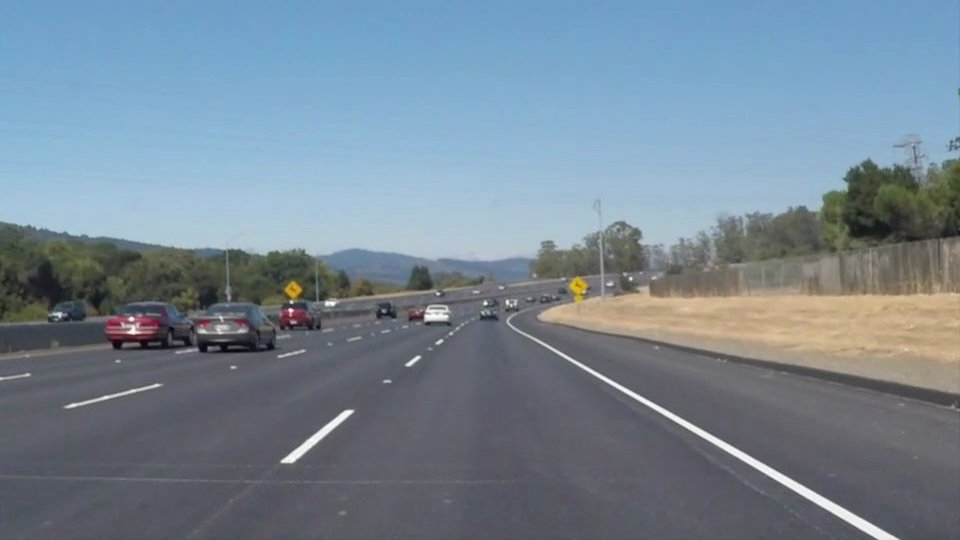
#> input picture data/test_images/solidWhiteCurve.jpg, 960 x 540 px
$ python binarization_utils.py   (older library calls are emulated)
#> lines starting #> are read from the running program, lines starting #| are printed output that depends on the picture; after the words box and inside, x2 and y2 are one past the last pixel; in counts of white or black regions, pixels touching at a corner belong together
import cv2
import numpy as np
import glob
import matplotlib.pyplot as plt

yellow_HSV_threshold_min=np.array([0,70,70])
yellow_HSV_threshold_max=np.array([50,255,255])


def threshold_frame_in_HSV(frame,min_values,max_values,verbose=False):
    "For the Generation of the threshold of the color frame in HSV space"
    HSV = cv2.cvtColor(frame,cv2.COLOR_BGR2HSV)
    min_threshold_ok=np.all(HSV > min_values,axis=2)
    max_threshold_ok=np.all(HSV < max_values,axis=2)

    out= np.logical_and(min_threshold_ok,max_threshold_ok)

    if verbose:
        plt.imshow(out,cmap='gray')
        plt.show()
    return out


def threshold_frame_sobel(frame,karnel_size):
    """ Generates Soble Edge Detector Output """
    gray = cv2.cvtColor(frame,cv2.COLOR_BGR2GRAY)
    sobel_x=cv2.Sobel(gray,cv2.CV_64F,1,0,ksize=karnel_size)
    sobel_y=cv2.Sobel(gray,cv2.CV_64F,0,1,ksize=karnel_size)

    sobel_magnitude=np.sqrt(sobel_x**2+sobel_y**2)
    sobel_magnitude=np.uint8(sobel_magnitude/np.max(sobel_magnitude) * 255)

    _,sobel_magnitude= cv2.threshold(sobel_magnitude,50,1,cv2.THRESH_BINARY)

    return sobel_magnitude.astype(bool)


def get_binary_from_equalized_gray_scale(frame):
    """ To apply histogram equalization to the input frame """
    gray = cv2.cvtColor(frame,cv2.COLOR_BGR2GRAY)
    eq_global  = cv2.equalizeHist(gray)
    _,th=cv2.threshold(eq_global,thresh=250,maxval=255,type=cv2.THRESH_BINARY)
    return th

def binarize(img, verbose=False):
    """ Convert an input image frame to binary frame which highlights the lane lines"""
    h,w=img.shape[:2]
    binary = np.zeros(shape=(h,w),dtype = np.uint8)
    # Making the HSV_Yellow_Mask
    HSV_yellow_mask=threshold_frame_in_HSV(img,yellow_HSV_threshold_min,yellow_HSV_threshold_max,verbose=False)
    binary = np.logical_or(binary,HSV_yellow_mask)

    eq_white_mask=get_binary_from_equalized_gray_scale(img)
    binary = np.logical_or(binary,eq_white_mask)

    # For getting the sobel mask
    sobel_mask = threshold_frame_sobel(img,karnel_size = 9)
    binary=np.logical_or(binary,sobel_mask)

    #  Applying the light Mprphological operation to fill the gaps in the binary images

    karnel = np.ones((5,5),np.uint8)
    closing = cv2.morphologyEx(binary.astype(np.uint8),cv2.MORPH_CLOSE,karnel)

    if verbose:
        f,ax=plt.subplots(2,3)
        f.set_facecolor('white')
        ax[0,0].imshow(cv2.cvtColor(img,cv2.COLOR_BGR2RGB))
        ax[0,0].set_title('Input_Frame')
        ax[0,0].set_axis_off()
        # ax[0,0].set_axis_backgroundcolor('red')

        ax[0,1].imshow(eq_white_mask,cmap='gray')
        ax[0,1].set_title("White Mask")
        ax[0,1].set_axis_off()

        ax[0,2].imshow(HSV_yellow_mask,cmap='gray')
        ax[0,2].set_title("Yellow Mask")
        ax[0,2].set_axis_off()

        ax[1,0].imshow(sobel_mask,cmap='gray')
        ax[1,0].set_title("Sobel Mask")
        ax[1,0].set_axis_off()

        ax[1,1].imshow(binary,cmap='gray')
        ax[1,1].set_title("Before Clousure ")
        ax[1,1].set_axis_off()

        ax[1,2].imshow(closing,cmap='gray')
        ax[1,2].set_title("After Closure")
        ax[1,2].set_axis_off()
        plt.show()

    return closing

if __name__ == "__main__":
    test_images= glob.glob('../data/test_images/*.jpg')
    for test_image in test_images:
        img = cv2.imread(test_image)
#> img is the input picture: shape (540, 960, 3); mean B, G, R 148.1, 134.5, 118.5
        binarize(img=img,verbose=True)
#> in threshold_frame_in_HSV, `HSV = cv2.cvtColor(frame,cv2.COLOR_BGR2HSV)`: HSV: shape (540, 960, 3); mean H, S, V 97.9, 55.2, 152.4
#> in threshold_frame_in_HSV, `min_threshold_ok=np.all(HSV > min_values,axis=2)`:
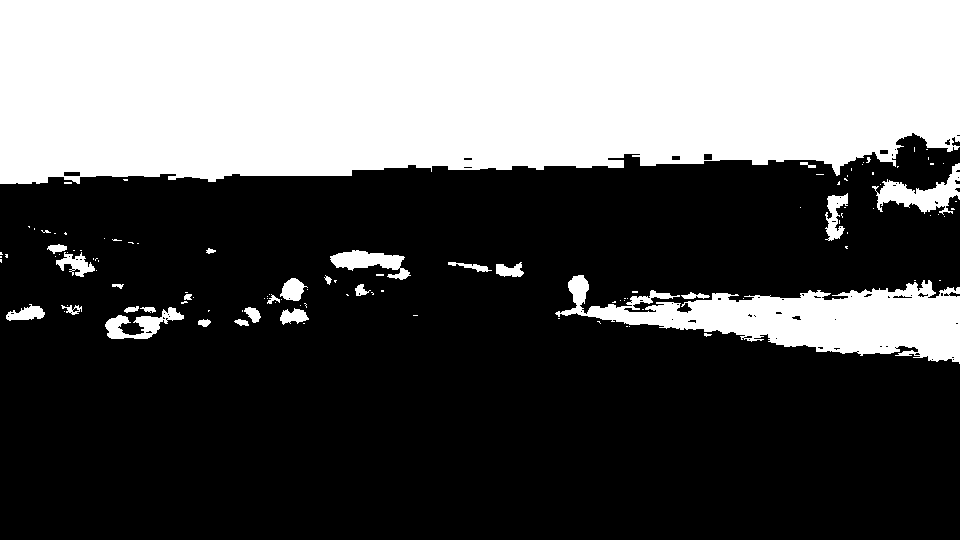
#> min_threshold_ok: shape (540, 960) bool; 35.9% white; 117 white regions (90 under 20 px), largest, box (x1, y1, x2, y2) and area: (0, 0, 960, 184) 161173, (555, 275, 960, 364) 16940, (872, 163, 960, 215) 1799
#> in threshold_frame_in_HSV, `max_threshold_ok=np.all(HSV < max_values,axis=2)`: max_threshold_ok: shape (540, 960) bool; 13.9% white; 59 white regions (38 under 20 px), largest, box (x1, y1, x2, y2) and area: (533, 163, 960, 396) 55339, (104, 251, 488, 315) 9946, (0, 242, 111, 326) 4994
#> in threshold_frame_in_HSV, `out= np.logical_and(min_threshold_ok,max_threshold_ok)`: out: shape (540, 960) bool; 4.1% white; 68 white regions (55 under 20 px), largest, box (x1, y1, x2, y2) and area: (555, 275, 960, 364) 16931, (872, 163, 960, 215) 1799, (825, 193, 848, 241) 575
#> in get_binary_from_equalized_gray_scale, `gray = cv2.cvtColor(frame,cv2.COLOR_BGR2GRAY)`:
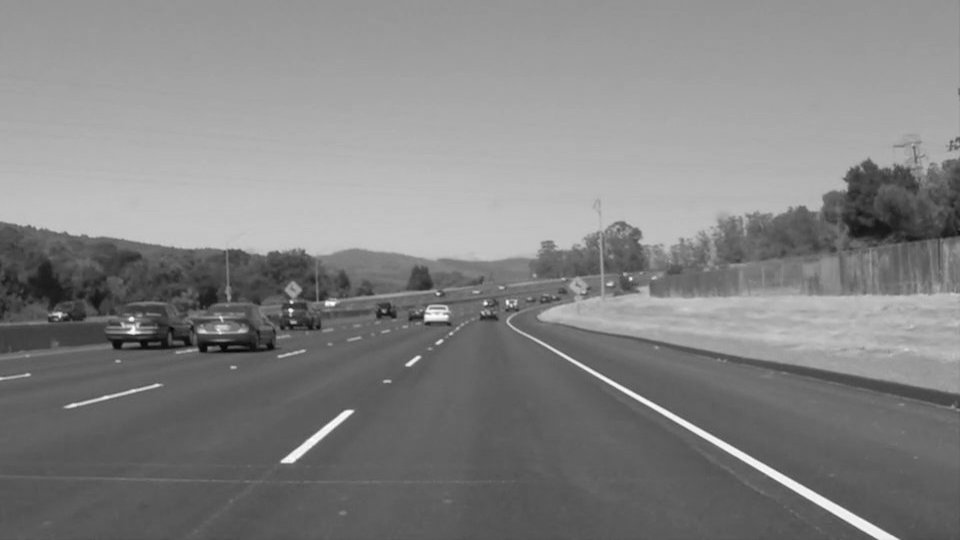
#> gray: shape (540, 960); min 5, max 255, mean 131.2
#> in get_binary_from_equalized_gray_scale, `eq_global  = cv2.equalizeHist(gray)`:
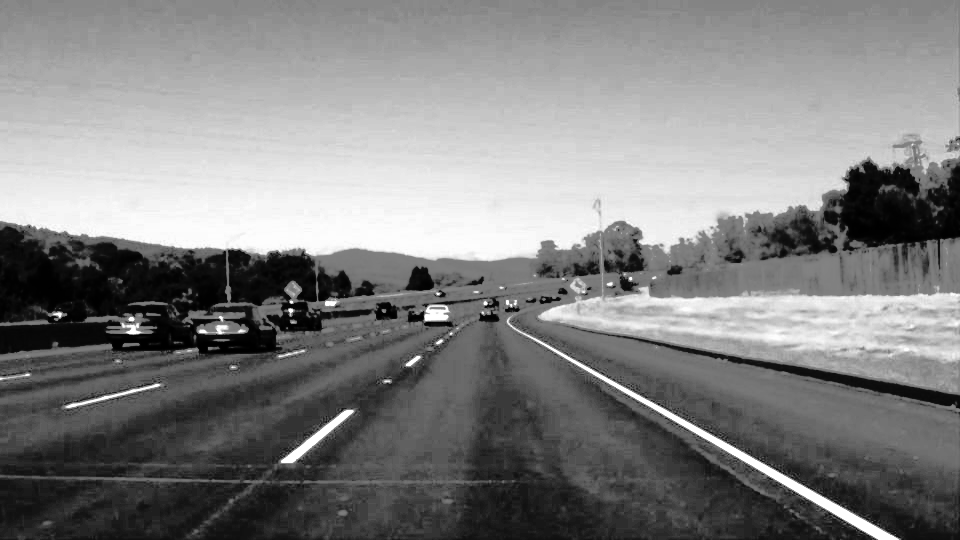
#> eq_global: shape (540, 960); min 0, max 255, mean 129
#> in get_binary_from_equalized_gray_scale, `_,th=cv2.threshold(eq_global,thresh=250,maxval=255,type=cv2.THRESH_BIN..`: th: shape (540, 960); 2.5% white; 135 white regions (120 under 20 px), largest, box (x1, y1, x2, y2) and area: (122, 213, 528, 255) 8775, (531, 337, 898, 540) 2340, (281, 410, 353, 463) 582
#> in binarize, `binary = np.logical_or(binary,eq_white_mask)`: binary: shape (540, 960) bool; 6.6% white; 189 white regions (164 under 20 px), largest, box (x1, y1, x2, y2) and area: (555, 275, 960, 364) 17099, (122, 213, 528, 255) 8775, (531, 337, 898, 540) 2340
#> in threshold_frame_sobel, `sobel_x=cv2.Sobel(gray,cv2.CV_64F,1,0,ksize=karnel_size)`:
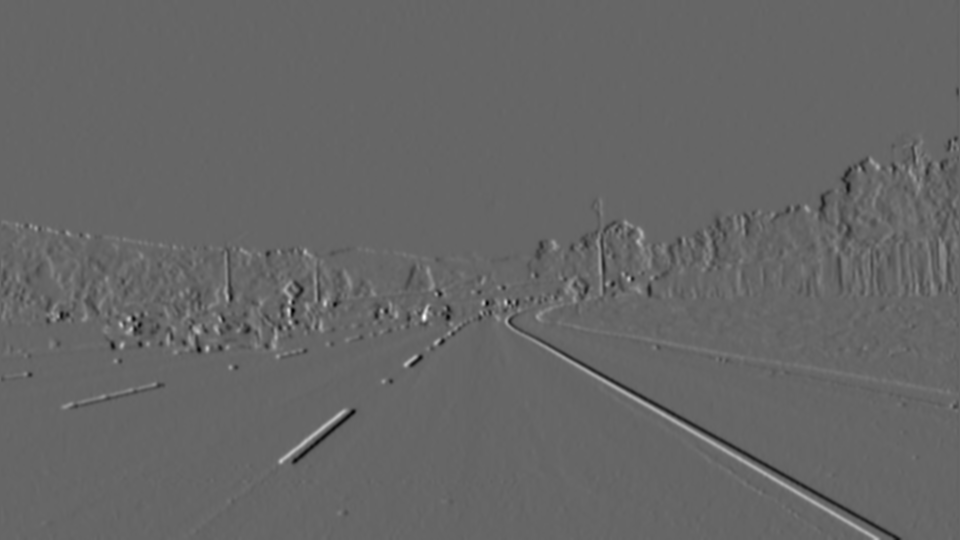
#> sobel_x: shape (540, 960) float64; min -931509, max 1385563, mean 164.7; drawn with min black and max white
#> in threshold_frame_sobel, `sobel_y=cv2.Sobel(gray,cv2.CV_64F,0,1,ksize=karnel_size)`:
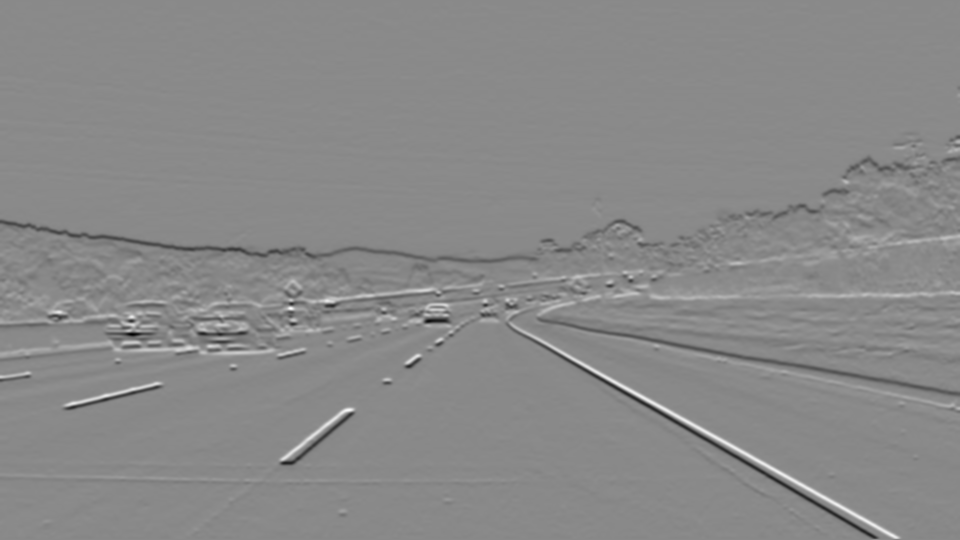
#> sobel_y: shape (540, 960) float64; min -1555201, max 1326798, mean -3578.3; drawn with min black and max white
#> in threshold_frame_sobel, `_,sobel_magnitude= cv2.threshold(sobel_magnitude,50,1,cv2.THRESH_BINARY)`: sobel_magnitude: shape (540, 960); values 0 (black) and 1 (white), 4.1% white; 207 white regions (119 under 20 px), largest, box (x1, y1, x2, y2) and area: (505, 310, 901, 540) 4021, (0, 220, 580, 263) 2384, (536, 295, 960, 396) 1782
#> in binarize, `binary=np.logical_or(binary,sobel_mask)`: binary: shape (540, 960) bool; 10.1% white; 296 white regions (206 under 20 px), largest, box (x1, y1, x2, y2) and area: (536, 239, 960, 396) 19414, (0, 213, 580, 263) 11316, (505, 310, 901, 540) 4945
#> in binarize, `closing = cv2.morphologyEx(binary.astype(np.uint8),cv2.MORPH_CLOSE,kar..`:
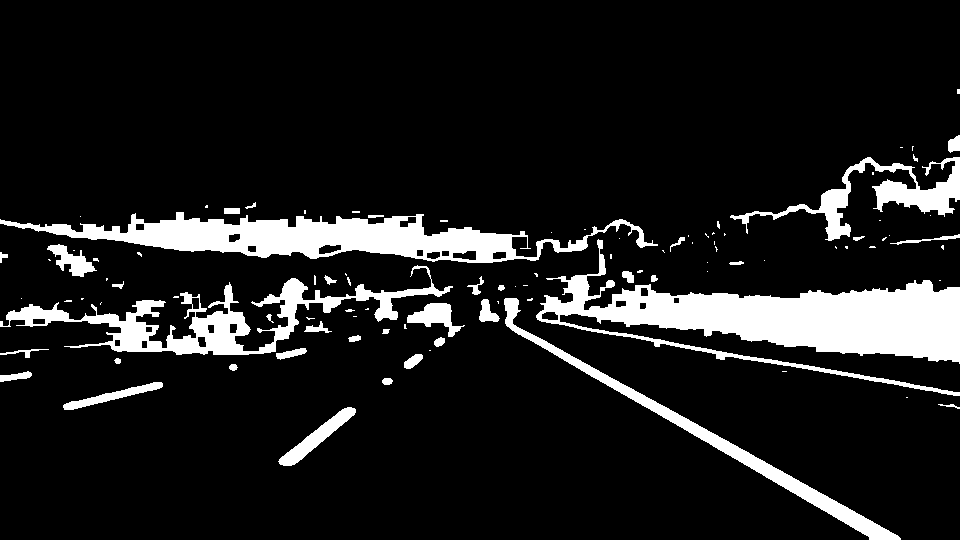
#> closing: shape (540, 960); values 0 (black) and 1 (white), 11.5% white; 100 white regions (60 under 20 px), largest, box (x1, y1, x2, y2) and area: (536, 239, 960, 396) 21237, (0, 212, 658, 263) 13699, (0, 265, 453, 355) 8731
#> in binarize, `plt.show()`:
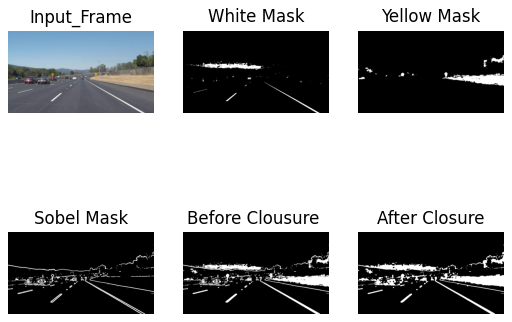
#> figure drawn by matplotlib, 6 panels
#> pass 2 of the loop `for test_image in test_images:`:
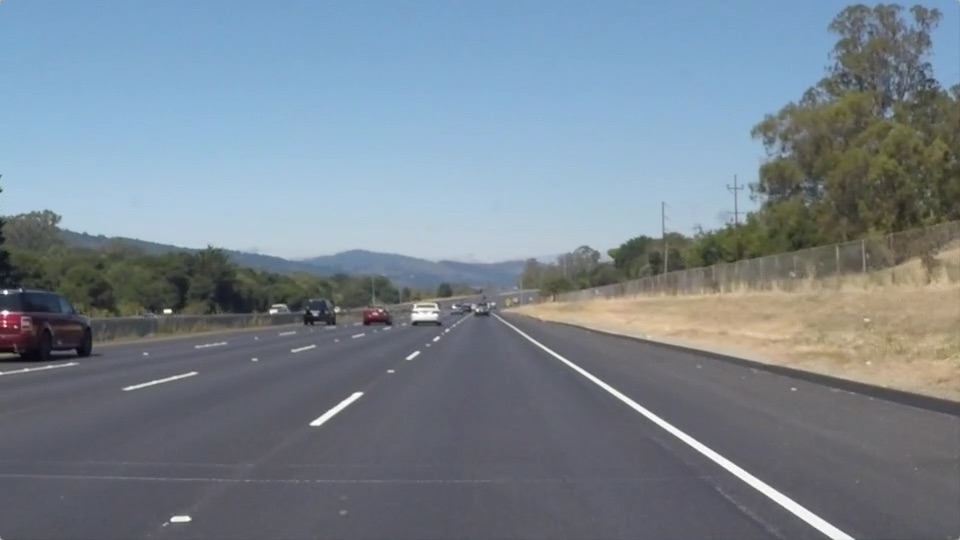
#> input picture data/test_images/solidWhiteRight.jpg, 960 x 540 px
#> img is the input picture: shape (540, 960, 3); mean B, G, R 143.7, 132.6, 120.3
#> HSV: shape (540, 960, 3); mean H, S, V 95, 51.9, 149.2
#> in threshold_frame_in_HSV (call 2), `min_threshold_ok=np.all(HSV > min_values,axis=2)`:
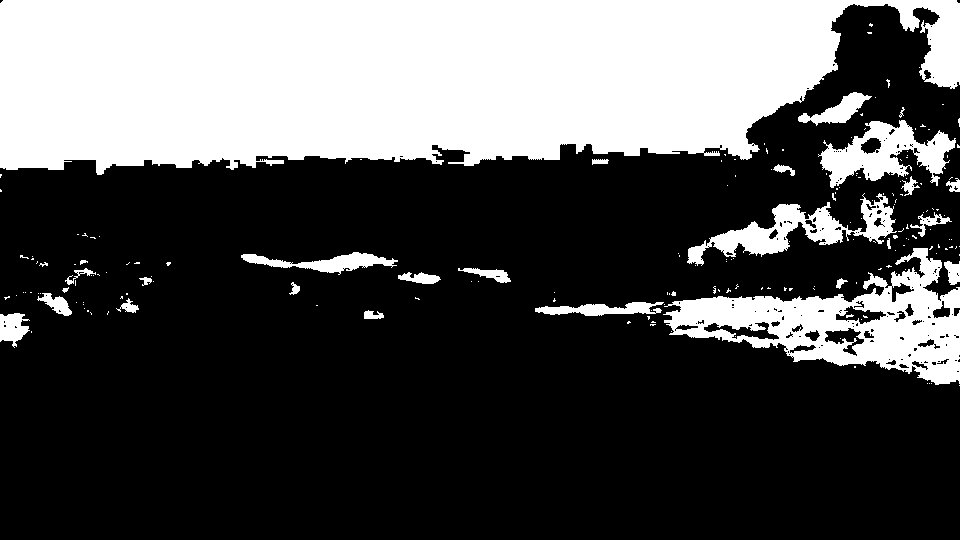
#> min_threshold_ok: shape (540, 960) bool; 31.8% white; 189 white regions (161 under 20 px), largest, box (x1, y1, x2, y2) and area: (0, 0, 960, 175) 131855, (663, 248, 960, 385) 16384, (687, 193, 897, 266) 4608
#> max_threshold_ok: shape (540, 960) bool; 19.3% white; 48 white regions (19 under 20 px), largest, box (x1, y1, x2, y2) and area: (502, 82, 960, 407) 78059, (5, 234, 390, 349) 15382, (389, 289, 480, 322) 1403
#> out: shape (540, 960) bool; 5.7% white; 151 white regions (131 under 20 px), largest, box (x1, y1, x2, y2) and area: (663, 248, 960, 385) 16384, (687, 193, 897, 266) 4608, (818, 120, 956, 188) 4391
#> th: shape (540, 960); 2.6% white; 99 white regions (79 under 20 px), largest, box (x1, y1, x2, y2) and area: (101, 210, 536, 256) 9464, (516, 329, 854, 540) 2387, (311, 393, 363, 425) 297
#> closing: shape (540, 960); values 0 (black) and 1 (white), 13.5% white; 165 white regions (93 under 20 px), largest, box (x1, y1, x2, y2) and area: (462, 239, 960, 540) 28899, (0, 133, 960, 269) 22777, (818, 105, 960, 201) 5459
#> in binarize (call 2), `plt.show()`:
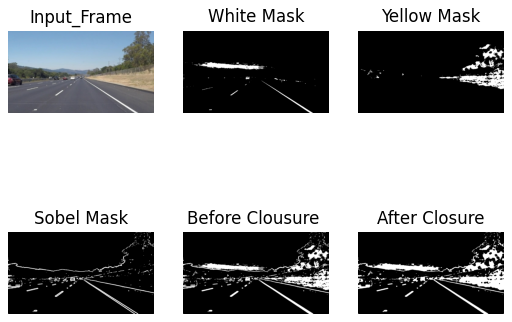
#> figure drawn by matplotlib, 6 panels
#> pass 3 of the loop `for test_image in test_images:`:
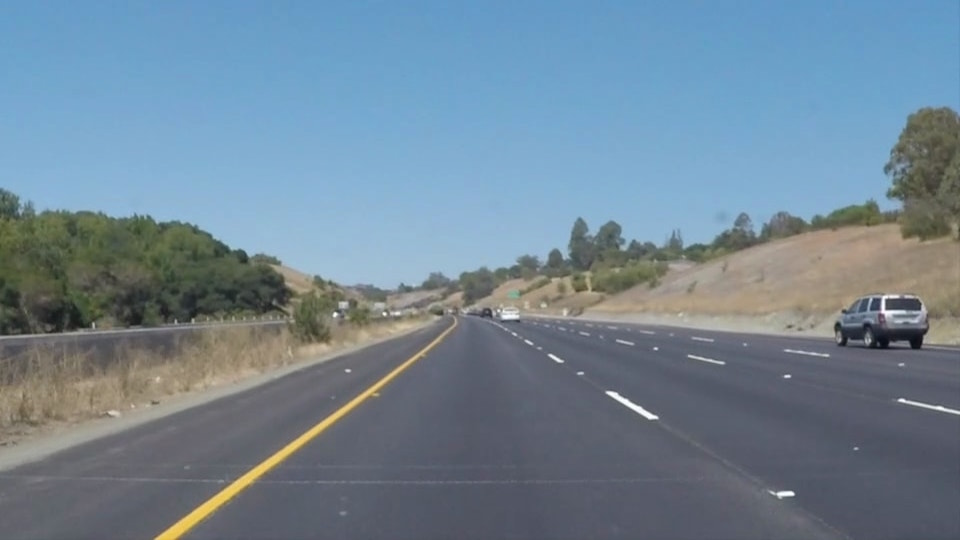
#> input picture data/test_images/solidYellowCurve.jpg, 960 x 540 px
#> img is the input picture: shape (540, 960, 3); mean B, G, R 149, 133.4, 113
#> HSV: shape (540, 960, 3); mean H, S, V 90, 67.7, 154.4
#> in threshold_frame_in_HSV (call 3), `min_threshold_ok=np.all(HSV > min_values,axis=2)`:
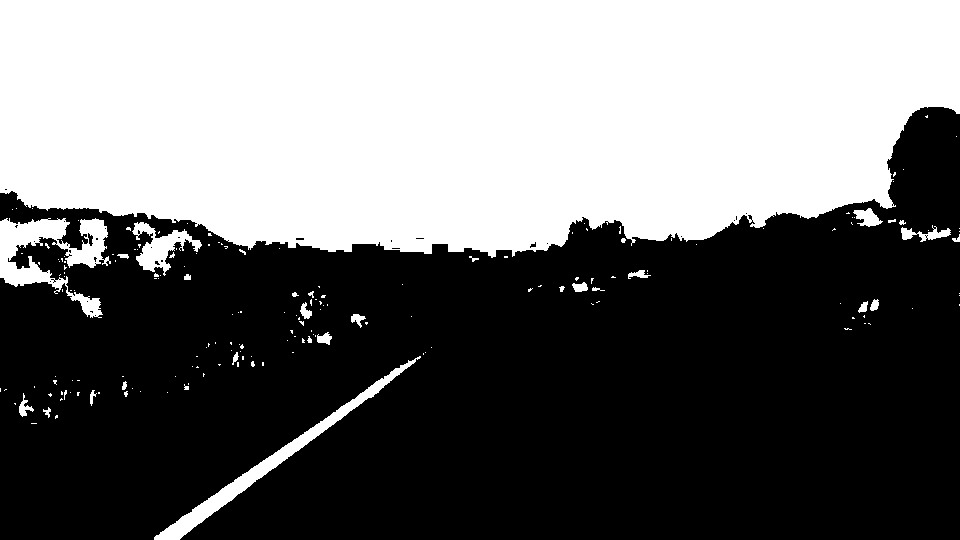
#> min_threshold_ok: shape (540, 960) bool; 43.4% white; 184 white regions (153 under 20 px), largest, box (x1, y1, x2, y2) and area: (0, 0, 960, 258) 213047, (0, 218, 111, 318) 4463, (154, 356, 421, 540) 3574
#> max_threshold_ok: shape (540, 960) bool; 20.5% white; 20 white regions (18 under 20 px), largest, box (x1, y1, x2, y2) and area: (0, 111, 960, 540) 105530, (144, 304, 174, 328) 422
#> out: shape (540, 960) bool; 2.3% white; 152 white regions (126 under 20 px), largest, box (x1, y1, x2, y2) and area: (0, 218, 111, 318) 4463, (154, 356, 421, 540) 3574, (132, 222, 202, 272) 1381
#> th: shape (540, 960); 2.1% white; 121 white regions (100 under 20 px), largest, box (x1, y1, x2, y2) and area: (224, 229, 517, 289) 6970, (156, 344, 433, 540) 1923, (606, 391, 658, 419) 284
#> in threshold_frame_sobel (call 3), `_,sobel_magnitude= cv2.threshold(sobel_magnitude,50,1,cv2.THRESH_BINARY)`:
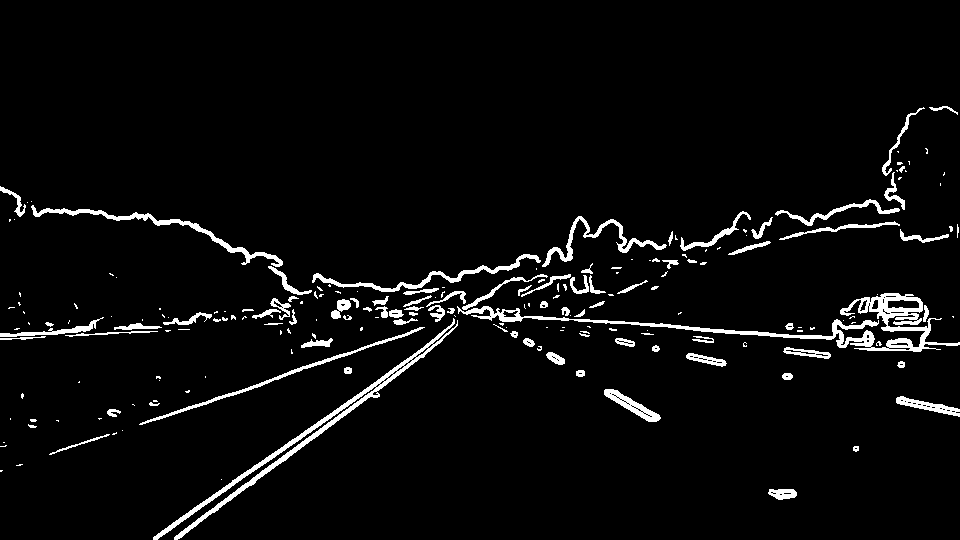
#> sobel_magnitude: shape (540, 960); values 0 (black) and 1 (white), 4.2% white; 204 white regions (115 under 20 px), largest, box (x1, y1, x2, y2) and area: (457, 293, 960, 352) 4136, (153, 318, 458, 540) 3077, (31, 205, 283, 267) 1287

    # [12 lines of commented-out code are left out]
